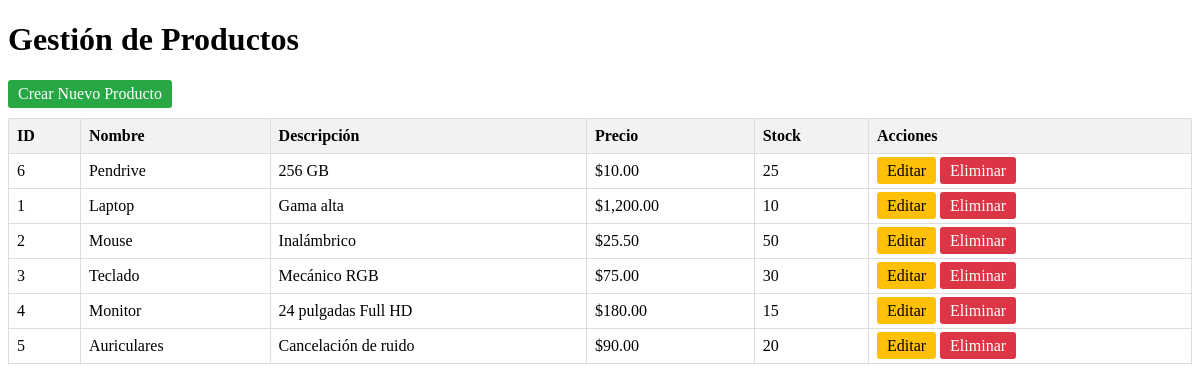
Screenshot of /MVC/public/index.php with the database file from the repository.
### tables this page shows
CREATE TABLE `productos` (
  `id` int(11) NOT NULL AUTO_INCREMENT,
  `nombre` varchar(100) NOT NULL,
  `descripcion` text DEFAULT NULL,
  `precio` decimal(10,2) NOT NULL,
  `stock` int(11) NOT NULL,
  `created_at` timestamp NOT NULL DEFAULT current_timestamp(),
  PRIMARY KEY (`id`)
);

### MVC/models/Producto.php (called while the page is built, shortened)
<?php
require_once '../config/db.php';
class Producto {
    private $conn;
    private $table_name = "productos";
    public function __construct() {
        $database = new Database();
        $this->conn = $database->getConnection();
    }
    public function listar() {
        $query = "SELECT * FROM " . $this->table_name . " ORDER BY created_at DESC";
        $stmt = $this->conn->prepare($query);
        $stmt->execute();
        return $stmt;
    }
}
?>

### MVC/config/db.php (called while the page is built, shortened)
<?php
class Database {
    private $host = "localhost";
    private $db_name = "tienda";
    private $username = "root";
    private $password = "";
    public function getConnection() {
        $this->conn = null;
        try {
            $this->conn = new PDO(
                "mysql:host=" . $this->host . ";dbname=" . $this->db_name,
                $this->username,
                $this->password
            );
            $this->conn->setAttribute(PDO::ATTR_ERRMODE, PDO::ERRMODE_EXCEPTION);
            $this->conn->exec("set names utf8");
        } catch(PDOException $exception) {
            echo "Error de conexión: " . $exception->getMessage();
        }
        return $this->conn;
    }
}
?>

### MVC/controllers/ProductoController.php (called while the page is built, shortened)
<?php
require_once '../models/Producto.php';
class ProductoController {
    private $modelo;
    public function __construct() {
        $this->modelo = new Producto();
    }
    public function index() {
        $stmt = $this->modelo->listar();
        $productos = $stmt->fetchAll(PDO::FETCH_ASSOC);
        require_once '../views/productos/index.php';
    }
}

### MVC/views/productos/index.php (the view, shortened to what this page needs)
<!DOCTYPE html>
<html lang="es">
<head>
</head>
<body>
    <h1>Gestión de Productos</h1>
    <a href="index.php?controller=producto&action=create" class="btn btn-add">Crear Nuevo Producto</a>
    <table>
        <thead>
            <tr>
                <th>ID</th>
                <th>Nombre</th>
                <th>Descripción</th>
                <th>Precio</th>
                <th>Stock</th>
                <th>Acciones</th>
            </tr>
        </thead>
        <tbody>
            <?php if (!empty($productos)): ?>
                <?php foreach ($productos as $p): ?>
                <tr>
                    <td><?php echo $p['id']; ?></td>
                    <td><?php echo $p['nombre']; ?></td>
                    <td><?php echo $p['descripcion']; ?></td>
                    <td>$<?php echo number_format($p['precio'], 2); ?></td>
                    <td><?php echo $p['stock']; ?></td>
                    <td>
                        <a href="index.php?controller=producto&action=edit&id=<?php echo $p['id']; ?>" class="btn btn-edit">Editar</a>
                        <a href="#" onclick="confirmarEliminar(<?php echo $p['id']; ?>)" class="btn btn-delete">Eliminar</a>
                    </td>
                </tr>
                <?php endforeach; ?>
            <?php else: ?>
                <tr>
                    <td colspan="6">No hay productos registrados.</td>
                </tr>
            <?php endif; ?>
        </tbody>
    </table>
</body>
</html>

### MVC/public/index.php
<?php
require_once '../controllers/ProductoController.php';
$controllerName = $_GET['controller'] ?? 'producto';
$action = $_GET['action'] ?? 'index';
if ($controllerName == 'producto') {
    $controller = new ProductoController();
    if (method_exists($controller, $action)) {
        $controller->$action();
    } else {
        echo "La acción no existe.";
    }
} else {
    echo "El controlador no existe.";
}

### MVC/views/productos/index.php (style rules this page uses)
table { width: 100%; border-collapse: collapse; }
th, td { border: 1px solid #ddd; padding: 8px; text-align: left; }
th { background-color: #f2f2f2; }
.btn { padding: 5px 10px; text-decoration: none; border-radius: 3px; }
.btn-add { background-color: #28a745; color: white; margin-bottom: 10px; display: inline-block; }
.btn-edit { background-color: #ffc107; color: black; }
.btn-delete { background-color: #dc3545; color: white; }

### rows the page displays
productos: id "6", nombre "Pendrive", descripcion "256 GB", precio "10.00", stock "25"
productos: id "1", nombre "Laptop", descripcion "Gama alta", precio "1,200.00", stock "10"
productos: id "2", nombre "Mouse", descripcion "Inalámbrico", precio "25.50", stock "50"
productos: id "3", nombre "Teclado", descripcion "Mecánico RGB", precio "75.00", stock "30"
productos: id "4", nombre "Monitor", descripcion "24 pulgadas Full HD", precio "180.00", stock "15"
productos: id "5", nombre "Auriculares", descripcion "Cancelación de ruido", precio "90.00", stock "20"
